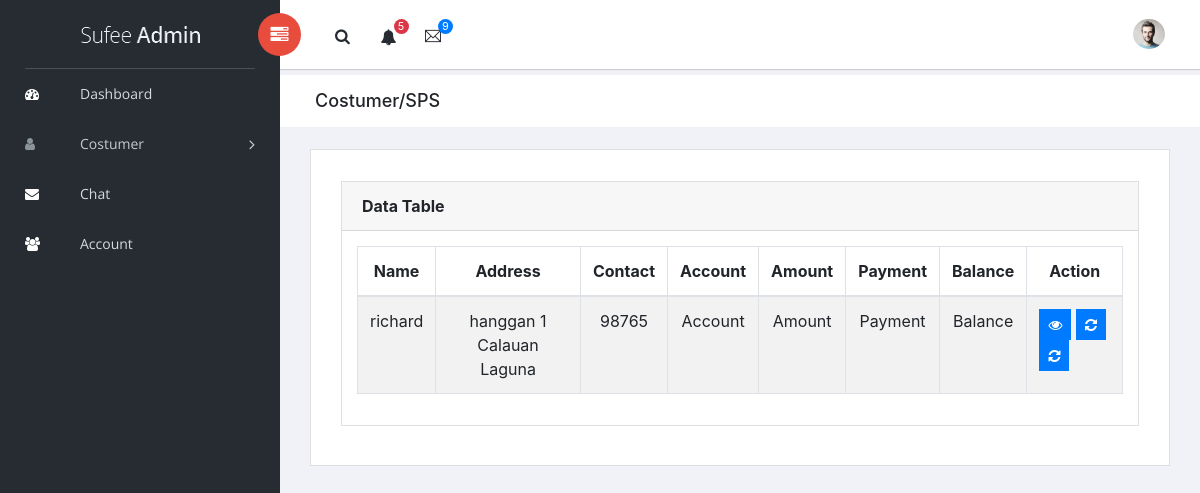
/admin/sps.php (signed in), run on the app's committed database.
### tables this page shows
CREATE TABLE `customer` (
  `customer_id` int(11) NOT NULL,
  `lname` varchar(255) NOT NULL,
  `fname` varchar(255) NOT NULL,
  `mname` varchar(255) NOT NULL,
  `category` varchar(255) NOT NULL,
  `permanent_address` varchar(255) NOT NULL,
  `email` varchar(255) NOT NULL,
  `date_birth` date NOT NULL,
  `mobile_no` int(11) NOT NULL,
  `id_number` int(11) NOT NULL,
  `mother_name` varchar(255) NOT NULL,
  `mother_no` int(11) NOT NULL,
  `father_name` varchar(255) NOT NULL,
  `father_no` int(11) NOT NULL,
  `spouse_name` varchar(255) NOT NULL,
  `spouse_no` int(11) NOT NULL,
  `company_affiliated` varchar(255) NOT NULL,
  `company_address` varchar(255) NOT NULL,
  `company_no` int(11) NOT NULL,
  `company_position` varchar(255) NOT NULL,
  `company_status` text NOT NULL
);

### admin/sps.php (the view, shortened to what this page needs)
<!doctype html>
<html class="no-js" lang="en">
<head>
    <link rel="stylesheet" href="vendors/bootstrap/dist/css/bootstrap.min.css">
    <link rel="stylesheet" href="vendors/font-awesome/css/font-awesome.min.css">
    <link rel="stylesheet" href="vendors/themify-icons/css/themify-icons.css">
    <link rel="stylesheet" href="vendors/flag-icon-css/css/flag-icon.min.css">
    <link rel="stylesheet" href="vendors/selectFX/css/cs-skin-elastic.css">
    <link rel="stylesheet" href="vendors/jqvmap/dist/jqvmap.min.css">
    <link rel="stylesheet" href="assets/css/style.css">
</head>
<body>
    <aside id="left-panel" class="left-panel">
        <nav class="navbar navbar-expand-sm navbar-default">
            <div class="navbar-header">
                <a class="navbar-brand" href="./"><img src="images/logo.png" alt="Logo"></a>
            </div>
            <div id="main-menu" class="main-menu collapse navbar-collapse">
                <ul class="nav navbar-nav">
                    <li class="active">
                        <a href="dashboard.php"> <i class="menu-icon fa fa-dashboard"></i>Dashboard </a>
                    </li>
                    <li class="menu-item-has-children dropdown">
                        <a href="#" class="dropdown-toggle" data-toggle="dropdown" aria-haspopup="true" aria-expanded="false"> <i class="menu-icon fa fa-user"></i>Costumer</a>
                    </li>
                     <li class="active">
                        <a href="chat.php"> <i class="menu-icon fa fa-envelope"></i>Chat</a>
                    </li>
                    <li class="active">
                        <a href="account.php"> <i class="menu-icon fa fa-users"></i>Account</a>
                    </li>
                </ul>
            </div>
        </nav>
    </aside>
    <div id="right-panel" class="right-panel">
        <header id="header" class="header">
            <div class="header-menu">
                <div class="col-sm-7">
                    <a id="menuToggle" class="menutoggle pull-left"><i class="fa fa fa-tasks"></i></a>
                    <div class="header-left">
                        <button class="search-trigger"><i class="fa fa-search"></i></button>
                        <div class="dropdown for-notification">
                            <button class="btn btn-secondary dropdown-toggle" type="button" id="notification" data-toggle="dropdown" aria-haspopup="true" aria-expanded="false">
                                <i class="fa fa-bell"></i>
                                <span class="count bg-danger">5</span>
                            </button>
                        </div>
                        <div class="dropdown for-message">
                            <button class="btn btn-secondary dropdown-toggle" type="button"
                                id="message"
                                data-toggle="dropdown" aria-haspopup="true" aria-expanded="false">
                                <i class="ti-email"></i>
                                <span class="count bg-primary">9</span>
                            </button>
                        </div>
                    </div>
                </div>
                <div class="col-sm-5">
                    <div class="user-area dropdown float-right">
                        <a href="#" class="dropdown-toggle" data-toggle="dropdown" aria-haspopup="true" aria-expanded="false">
                            <img class="user-avatar rounded-circle" src="images/admin.jpg" alt="User Avatar">
                        </a>
                    </div>
                </div>
            </div>
        </header>
        <div class="breadcrumbs">
            <div class="col-sm-4">
                <div class="page-header float-left">
                    <div class="page-title">
                        <h1>Costumer/SPS</h1>
                    </div>
                </div>
            </div>
        </div>
        <div class="content mt-3">
            <div class="col-xl-12">
                <div class="card">
                    <div class="card-body">
                       <div class="content mt-3">
            <div class="animated fadeIn">
                <div class="row">
                    <div class="col-md-12">
                        <div class="card">
                            <div class="card-header">
                                <strong class="card-title">Data Table</strong>
                            </div>
                            <div class="card-body">
                                <table id="bootstrap-data-table-export" class="table table-striped table-bordered">
                                    <thead>
                                        <tr>
                                            <th><center>Name</center></th>
                                            <th><center>Address</center></th>
                                            <th><center>Contact</center></th>
                                            <th><center>Account</center></th>
                                            <th><center>Amount</center></th>
                                            <th><center>Payment</center></th>
                                            <th><center>Balance</center></th>
                                            <th><center>Action</center></th>
                                        </tr>
                                    </thead>
                                    <tbody>
                                        <?php
                                        include_once("../auth.php");
                                        $query = mysqli_query($con,"SELECT * FROM customer WHERE category = 'sps' ");
                                        while ($row=mysqli_fetch_assoc($query)) { ?>
                                        <tr>
                                            <td><center><?php echo $row['fname'];  ?></center></td>
                                            <td><center><?php echo $row['permanent_address'];  ?></center></td>
                                            <td><center><?php echo $row['mobile_no'];  ?></center></td>
                                            <td><center>Account</center></td>
                                            <td><center>Amount</center></td>
                                            <td><center>Payment</center></td>
                                            <td><center>Balance</center></td>
                                            <td>
                                                 <button type="submit" class="btn btn-primary btn-sm viewbtn" data-toggle="modal" data-target="#view"><i class="fa fa-eye"></i> </button>
                                                 <button type="submit" class="btn btn-primary btn-sm updatebtn" data-toggle="modal" data-target="#update"><i class="fa fa-refresh"></i>
                                                 </button>
                                            <button type="submit" class="btn btn-primary btn-sm deletebtn" data-toggle="modal" data-target="#delete"><i class="fa fa-refresh"></i>
                                            </button>
                                            </td>
                                        </tr>
                                    <?php } ?>
                                    </tbody>
                                </table>
                            </div>
                        </div>
                    </div>
                </div>
            </div>
        </div>
                                  <br/><br/>
                                </div>
                              </div>
                            </div>
                        </div>
                    </div>
</body>
</html>

### data on the page
customer: fname "richard", permanent_address "hanggan 1 Calauan Laguna", mobile_no "98765"
